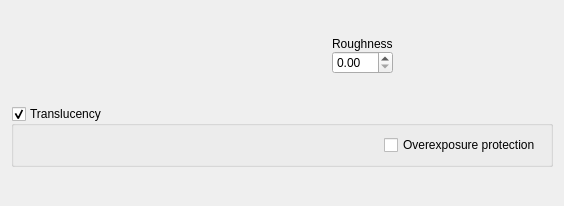
<?xml version="1.0" encoding="UTF-8"?>
<ui version="4.0">
 <class>meMatte</class>
 <widget class="QWidget" name="meMatte">
  <property name="geometry">
   <rect>
    <x>0</x>
    <y>0</y>
    <width>564</width>
    <height>206</height>
   </rect>
  </property>
  <property name="windowTitle">
   <string>Form</string>
  </property>
  <layout class="QGridLayout" name="gridLayout">
   <item row="0" column="0">
    <widget class="ReTextureAvatar" name="diffuse">
     <property name="sizePolicy">
      <sizepolicy hsizetype="Expanding" vsizetype="Fixed">
       <horstretch>0</horstretch>
       <verstretch>0</verstretch>
      </sizepolicy>
     </property>
     <property name="caption">
      <string>Diffuse</string>
     </property>
     <property name="ID">
      <string>Kd</string>
     </property>
     <property name="breadcrumb">
      <string>Diffuse</string>
     </property>
    </widget>
   </item>
   <item row="0" column="1">
    <spacer name="horizontalSpacer_5">
     <property name="orientation">
      <enum>Qt::Horizontal</enum>
     </property>
     <property name="sizeHint" stdset="0">
      <size>
       <width>65</width>
       <height>20</height>
      </size>
     </property>
    </spacer>
   </item>
   <item row="0" column="2">
    <widget class="QFrame" name="frame">
     <property name="sizePolicy">
      <sizepolicy hsizetype="Preferred" vsizetype="Fixed">
       <horstretch>0</horstretch>
       <verstretch>0</verstretch>
      </sizepolicy>
     </property>
     <property name="minimumSize">
      <size>
       <width>0</width>
       <height>0</height>
      </size>
     </property>
     <layout class="QVBoxLayout" name="verticalLayout_9">
      <property name="spacing">
       <number>0</number>
      </property>
      <property name="margin">
       <number>0</number>
      </property>
      <item>
       <widget class="QLabel" name="label_4">
        <property name="text">
         <string>Roughness</string>
        </property>
       </widget>
      </item>
      <item>
       <widget class="QDoubleSpinBox" name="roughness"/>
      </item>
     </layout>
    </widget>
   </item>
   <item row="0" column="3">
    <spacer name="horizontalSpacer">
     <property name="orientation">
      <enum>Qt::Horizontal</enum>
     </property>
     <property name="sizeHint" stdset="0">
      <size>
       <width>65</width>
       <height>20</height>
      </size>
     </property>
    </spacer>
   </item>
   <item row="1" column="0" colspan="4">
    <widget class="QGroupBox" name="gbTranslucency">
     <property name="sizePolicy">
      <sizepolicy hsizetype="Preferred" vsizetype="Fixed">
       <horstretch>0</horstretch>
       <verstretch>0</verstretch>
      </sizepolicy>
     </property>
     <property name="maximumSize">
      <size>
       <width>16777215</width>
       <height>16777215</height>
      </size>
     </property>
     <property name="title">
      <string>Translucency</string>
     </property>
     <property name="checkable">
      <bool>true</bool>
     </property>
     <property name="checked">
      <bool>true</bool>
     </property>
     <property name="class" stdset="0">
      <string>MatProperty</string>
     </property>
     <layout class="QHBoxLayout" name="horizontalLayout">
      <item>
       <widget class="ReTextureAvatar" name="Kt">
        <property name="sizePolicy">
         <sizepolicy hsizetype="Expanding" vsizetype="Fixed">
          <horstretch>0</horstretch>
          <verstretch>0</verstretch>
         </sizepolicy>
        </property>
        <property name="autoFillBackground">
         <bool>false</bool>
        </property>
        <property name="ID">
         <string>Kt</string>
        </property>
        <property name="breadcrumb">
         <string>Translucency</string>
        </property>
       </widget>
      </item>
      <item>
       <widget class="QCheckBox" name="exposureControl">
        <property name="text">
         <string>Overexposure protection</string>
        </property>
       </widget>
      </item>
     </layout>
    </widget>
   </item>
  </layout>
 </widget>
 <customwidgets>
  <customwidget>
   <class>ReTextureAvatar</class>
   <extends>QWidget</extends>
   <header>RealityUI/ReTextureAvatar.h</header>
  </customwidget>
 </customwidgets>
 <resources/>
 <connections/>
</ui>
